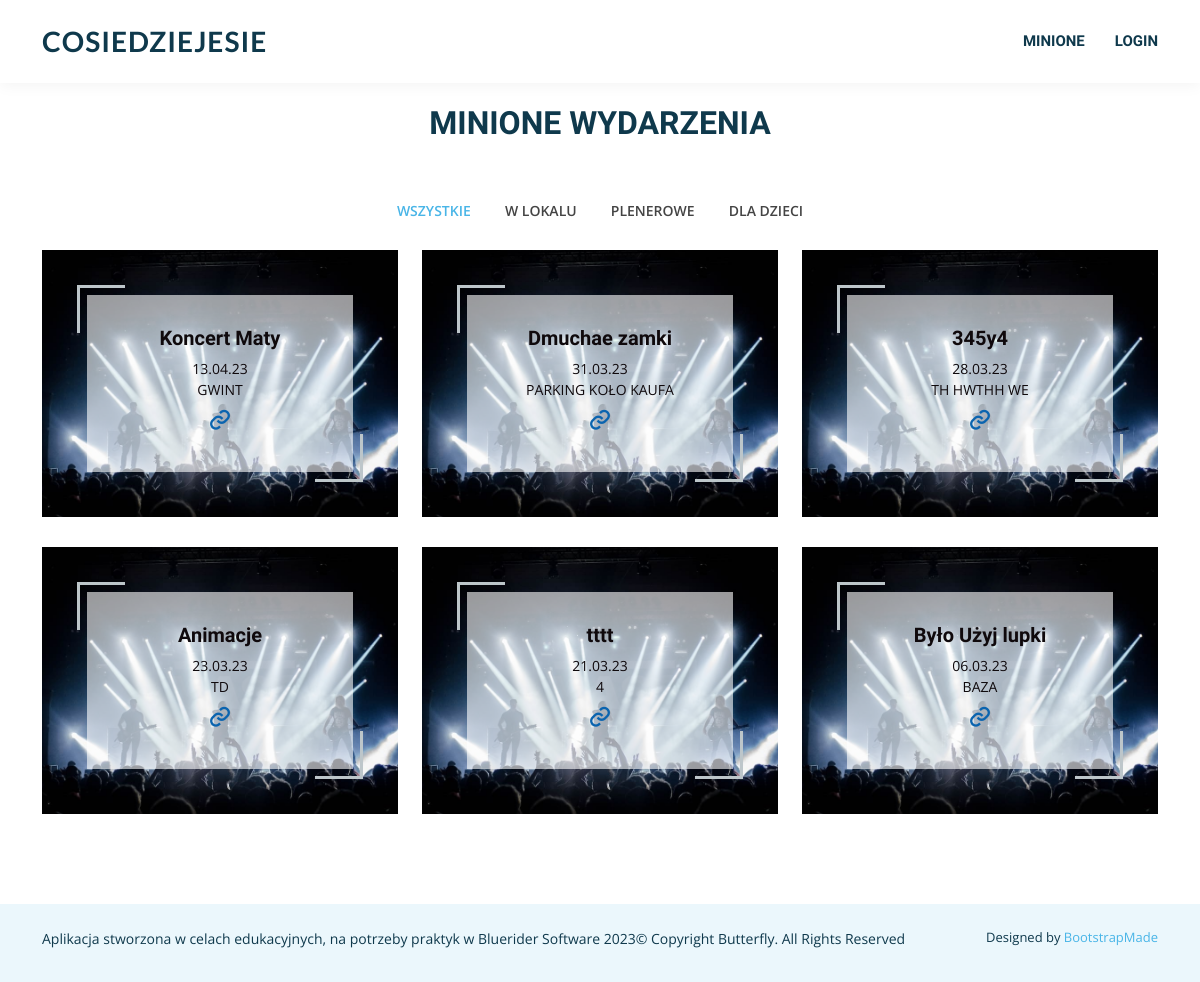
The page /history/ on the database its author committed.
### wydarzenia/models.py (models this page shows, shortened)
class Topic(models.Model):
    name = models.CharField(max_length=200, default="")
    slug = models.SlugField(max_length=200, default="")
    prepopulated_fields = {"slug": ("name",)}

class Room(models.Model):
    host = models.ForeignKey(User, on_delete=models.SET_NULL, null=True)
    topic = models.ForeignKey(Topic, on_delete=models.SET_NULL, null=True)
    name = models.CharField(max_length=200, default="")
    price = models.DecimalField(max_digits=12, decimal_places=2, null=True)
    description = tinymce_models.HTMLField(blank=True, default="")
    date = models.DateTimeField(null=True, blank=True)
    updated = models.DateTimeField(auto_now=True)
    created = models.DateTimeField(auto_now_add=True)
    location = models.CharField(default="", max_length=50)

### wydarzenia/views.py (the view)
# urls.py: path("history/", views.history, name="history"),
def history(request):
    q = request.GET.get("q") if request.GET.get("q") is not None else ""
    rooms = Room.objects.filter(
        topic__name__icontains=q, date__lt=date.today()
    ).order_by("-date")
    return render(
        request,
        "wydarzenia/history.html",
        {
            "room_list": rooms,
            "topics": Topic.objects.all(),
            "room_count": rooms.count(),
            "active_topic": q,
        },
    )

### wydarzenia/templates/wydarzenia/history.html (shortened to what this page needs)
{% extends 'main.html' %}
{% load static %}
{% block content %}
    <section id="portfolio" class="portfolio">
      <div class="container">
        <div class="section-title">
          <h2>Minione Wydarzenia</h2>
        </div>
        <div class="row">
          <div class="col-lg-12 d-flex justify-content-center">
            <ul id="portfolio-flters">
              <li {% if not active_topic %} class="filter-active" {% endif %}>
                  <a href="{% url 'history' %}">Wszystkie</a>
              </li>
              {% for topic in topics %}
                <li {% if topic.name == active_topic %} class="filter-active" {% endif %}>
                    <a href="{% url 'history' %}?q={{topic.name}}">{{topic.name}}</a>
                </li>
              {% endfor %}
            </ul>
          </div>
        </div>
        <div class="row portfolio-container">
          {% for room in room_list %}
          <div class="col-lg-4 col-md-6 portfolio-item">
            <div class="portfolio-wrap">
              <img src="{% static 'assets/img/portfolio/1.jpg' %}" class="img-fluid" alt="">
              <div class="portfolio-info">
                <h4>{{ room.name }}</h4>
                <p>{{ room.date|date:"d.m.y" }}</p>
                <p>{{ room.location }}</p>
                <div class="portfolio-links">
                  <a href="{% url 'room' room.id %}" title="Zobacz opis"><i class="bx bx-link"></i></a>
                </div>
              </div>
            </div>
          </div>
          {% endfor %}
        </div>
      </div>
    </section>
{% endblock content %}

### static/assets/css/style.css (style rules this page uses)
body { font-family: "Open Sans", sans-serif; color: #444444; }
a { text-decoration: none; color: #49b5e7; }
h1, h2, h3, h4, h5, h6 { font-family: "Dosis", sans-serif; }
section { padding: 60px 0; overflow: hidden; }
.section-title { text-align: center; padding-bottom: 30px; }
.section-title h2 { font-size: 32px; font-weight: bold; text-transform: uppercase; margin-bottom: 20px; padding-bottom: 0; color: #0f394c; }
.portfolio { margin-top: -40px; }
.portfolio .portfolio-item { margin-bottom: 30px; }
.portfolio #portfolio-flters { padding: 0; margin: 0 auto 10px auto; list-style: none; text-align: center; border-radius: 50px; padding: 2px 15px; }
.portfolio #portfolio-flters li { cursor: pointer; display: inline-block; padding: 10px 15px; font-size: 14px; font-weight: 600; line-height: 1; text-transform: uppercase; color: #444444; margin-bottom: 10px; transition: all 0.3s ease-in-out; }
.portfolio #portfolio-flters li a { color: #444444; transition: all 0.3s ease-in-out; }
.portfolio #portfolio-flters li a:hover, .portfolio #portfolio-flters li.filter-active a { color: #49b5e7; }
.portfolio #portfolio-flters li:last-child { margin-right: 0; }
.portfolio .portfolio-wrap { transition: 0.3s; position: relative; overflow: hidden; z-index: 1; background: rgba(255, 255, 255, 0.6); }
.portfolio .portfolio-wrap::before { content: ""; background: rgba(255, 255, 255, 0.6); position: absolute; left: 45px; right: 45px; top: 45px; bottom: 45px; transition: all ease-in-out 0.3s; z-index: 2; opacity: 1; }
.portfolio .portfolio-wrap .portfolio-info { opacity: 1; position: absolute; top: 0; left: 0; right: 0; bottom: 0; text-align: center; z-index: 3; transition: all ease-in-out 0.3s; display: flex; flex-direction: column; justify-content: center; align-items: center; }
.portfolio .portfolio-wrap .portfolio-info::before { display: block; content: ""; width: 48px; height: 48px; position: absolute; top: 35px; left: 35px; border-top: 3px solid #bdc6ca; border-left: 3px solid #bdc6ca; transition: all 0.5s ease 0s; z-index: 9994; }
.portfolio .portfolio-wrap .portfolio-info::after { display: block; content: ""; width: 48px; height: 48px; position: absolute; bottom: 35px; right: 35px; border-bottom: 3px solid #bdc6ca; border-right: 3px solid #bdc6ca; transition: all 0.5s ease 0s; z-index: 9994; }
.portfolio .portfolio-wrap .portfolio-info h4 { font-size: 20px; color: #0f090c; font-weight: 600; }
.portfolio .portfolio-wrap .portfolio-info p { color: #0f090c; font-size: 14px; text-transform: uppercase; padding: 0; margin: 0; }
.portfolio .portfolio-wrap .portfolio-links { text-align: center; z-index: 4; }
.portfolio .portfolio-wrap .portfolio-links a { color: #0b64af; margin: 0 2px; font-size: 28px; display: inline-block; transition: 0.3s; }

### rows shown on the page
Topic: name "W LOKALU"
Topic: name "PLENEROWE"
Topic: name "DLA DZIECI"
Room: name "Koncert Maty", date "13.04.23", location "GWINT"
Room: name "Dmuchae zamki", date "31.03.23", location "PARKING KOŁO KAUFA"
Room: name "345y4", date "28.03.23", location "TH HWTHH WE"
Room: name "Animacje", date "23.03.23", location "TD"
Room: name "tttt", date "21.03.23", location "4"
Room: name "Było Użyj lupki", date "06.03.23", location "BAZA"
